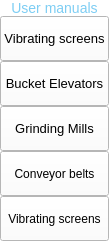
                 <widget class="QFrame" name="extraRightBox">
                  <property name="minimumSize">
                   <size>
                    <width>0</width>
                    <height>0</height>
                   </size>
                  </property>
                  <property name="maximumSize">
                   <size>
                    <width>0</width>
                    <height>16777215</height>
                   </size>
                  </property>
                  <property name="cursor">
                   <cursorShape>ArrowCursor</cursorShape>
                  </property>
                  <property name="styleSheet">
                   <string notr="true">

QFrame #extraRightBox{
background-color: rgb(255, 255, 255);
	border-color: rgb(111, 111, 111);

    border: 0.5px solid gray;  /* Grosor del borde y color (puedes ajustarlos) */
	
    border-radius: 5px;  /* Borde redondeado (opcional) */
}

</string>
                  </property>
                  <property name="frameShape">
                   <enum>QFrame::NoFrame</enum>
                  </property>
                  <property name="frameShadow">
                   <enum>QFrame::Raised</enum>
                  </property>
                  <layout class="QVBoxLayout" name="verticalLayout_7">
                   <property name="spacing">
                    <number>0</number>
                   </property>
                   <property name="leftMargin">
                    <number>0</number>
                   </property>
                   <property name="topMargin">
                    <number>0</number>
                   </property>
                   <property name="rightMargin">
                    <number>0</number>
                   </property>
                   <property name="bottomMargin">
                    <number>0</number>
                   </property>
                   <item>
                    <widget class="QFrame" name="themeSettingsTopDetail">
                     <property name="maximumSize">
                      <size>
                       <width>16777215</width>
                       <height>3</height>
                      </size>
                     </property>
                     <property name="frameShape">
                      <enum>QFrame::NoFrame</enum>
                     </property>
                     <property name="frameShadow">
                      <enum>QFrame::Raised</enum>
                     </property>
                    </widget>
                   </item>
                   <item>
                    <widget class="QFrame" name="contentSettings">
                     <property name="sizePolicy">
                      <sizepolicy hsizetype="Preferred" vsizetype="Preferred">
                       <horstretch>0</horstretch>
                       <verstretch>0</verstretch>
                      </sizepolicy>
                     </property>
                     <property name="minimumSize">
                      <size>
                       <width>0</width>
                       <height>0</height>
                      </size>
                     </property>
                     <property name="styleSheet">
                      <string notr="true">background-color: rgb(255, 255, 255);</string>
                     </property>
                     <property name="frameShape">
                      <enum>QFrame::NoFrame</enum>
                     </property>
                     <property name="frameShadow">
                      <enum>QFrame::Raised</enum>
                     </property>
                     <layout class="QVBoxLayout" name="verticalLayout_13">
                      <property name="spacing">
                       <number>0</number>
                      </property>
                      <property name="leftMargin">
                       <number>0</number>
                      </property>
                      <property name="topMargin">
                       <number>0</number>
                      </property>
                      <property name="rightMargin">
                       <number>0</number>
                      </property>
                      <property name="bottomMargin">
                       <number>0</number>
                      </property>
                      <item alignment="Qt::AlignTop">
                       <widget class="QFrame" name="topMenus">
                        <property name="sizePolicy">
                         <sizepolicy hsizetype="Preferred" vsizetype="Preferred">
                          <horstretch>0</horstretch>
                          <verstretch>0</verstretch>
                         </sizepolicy>
                        </property>
                        <property name="minimumSize">
                         <size>
                          <width>0</width>
                          <height>0</height>
                         </size>
                        </property>
                        <property name="styleSheet">
                         <string notr="true">QPushButton:hover {
    font-size: 15px;
	background-color: rgb(204, 232, 255);

}</string>
                        </property>
                        <property name="frameShape">
                         <enum>QFrame::NoFrame</enum>
                        </property>
                        <property name="frameShadow">
                         <enum>QFrame::Raised</enum>
                        </property>
                        <layout class="QVBoxLayout" name="verticalLayout_14">
                         <property name="spacing">
                          <number>0</number>
                         </property>
                         <property name="leftMargin">
                          <number>0</number>
                         </property>
                         <property name="topMargin">
                          <number>0</number>
                         </property>
                         <property name="rightMargin">
                          <number>0</number>
                         </property>
                         <property name="bottomMargin">
                          <number>0</number>
                         </property>
                         <item>
                          <widget class="QLabel" name="label_197">
                           <property name="styleSheet">
                            <string notr="true">color:rgb(125, 205, 243);
font:14px</string>
                           </property>
                           <property name="text">
                            <string>User manuals</string>
                           </property>
                           <property name="alignment">
                            <set>Qt::AlignCenter</set>
                           </property>
                           <property name="margin">
                            <number>5</number>
                           </property>
                          </widget>
                         </item>
                         <item>
                          <widget class="QPushButton" name="btn_manual_zaranda">
                           <property name="sizePolicy">
                            <sizepolicy hsizetype="Expanding" vsizetype="Fixed">
                             <horstretch>0</horstretch>
                             <verstretch>0</verstretch>
                            </sizepolicy>
                           </property>
                           <property name="minimumSize">
                            <size>
                             <width>0</width>
                             <height>45</height>
                            </size>
                           </property>
                           <property name="font">
                            <font>
                             <family>Segoe UI</family>
                             <pointsize>10</pointsize>
                             <italic>false</italic>
                             <bold>false</bold>
                            </font>
                           </property>
                           <property name="cursor">
                            <cursorShape>PointingHandCursor</cursorShape>
                           </property>
                           <property name="layoutDirection">
                            <enum>Qt::LeftToRight</enum>
                           </property>
                           <property name="styleSheet">
                            <string notr="true">background-image: url(:/icons/images/icons/informacion.png);</string>
                           </property>
                           <property name="text">
                            <string>Vibrating screens</string>
                           </property>
                          </widget>
                         </item>
                         <item>
                          <widget class="QPushButton" name="btn_manual_elevador">
                           <property name="sizePolicy">
                            <sizepolicy hsizetype="Expanding" vsizetype="Fixed">
                             <horstretch>0</horstretch>
                             <verstretch>0</verstretch>
                            </sizepolicy>
                           </property>
                           <property name="minimumSize">
                            <size>
                             <width>0</width>
                             <height>45</height>
                            </size>
                           </property>
                           <property name="font">
                            <font>
                             <family>Segoe UI</family>
                             <pointsize>10</pointsize>
                             <italic>false</italic>
                             <bold>false</bold>
                            </font>
                           </property>
                           <property name="cursor">
                            <cursorShape>PointingHandCursor</cursorShape>
                           </property>
                           <property name="layoutDirection">
                            <enum>Qt::LeftToRight</enum>
                           </property>
                           <property name="styleSheet">
                            <string notr="true">background-image: url(:/icons/images/icons/informacion.png);</string>
                           </property>
                           <property name="text">
                            <string>Bucket Elevators</string>
                           </property>
                          </widget>
                         </item>
                         <item>
                          <widget class="QPushButton" name="btn_manual_molino">
                           <property name="sizePolicy">
                            <sizepolicy hsizetype="Expanding" vsizetype="Fixed">
                             <horstretch>0</horstretch>
                             <verstretch>0</verstretch>
                            </sizepolicy>
                           </property>
                           <property name="minimumSize">
                            <size>
                             <width>0</width>
                             <height>45</height>
                            </size>
                           </property>
                           <property name="font">
                            <font>
                             <family>Segoe UI</family>
                             <pointsize>10</pointsize>
                             <italic>false</italic>
                             <bold>false</bold>
                            </font>
                           </property>
                           <property name="cursor">
                            <cursorShape>PointingHandCursor</cursorShape>
                           </property>
                           <property name="layoutDirection">
                            <enum>Qt::LeftToRight</enum>
                           </property>
                           <property name="styleSheet">
                            <string notr="true">background-image: url(:/icons/images/icons/informacion.png);</string>
                           </property>
                           <property name="text">
                            <string>Grinding Mills</string>
                           </property>
                          </widget>
                         </item>
                         <item>
                          <widget class="QPushButton" name="btn_manual_banda">
                           <property name="minimumSize">
                            <size>
                             <width>0</width>
                             <height>45</height>
                            </size>
                           </property>
                           <property name="whatsThis">
                            <string>&lt;html&gt;&lt;head/&gt;&lt;body&gt;&lt;p align=&quot;center&quot;&gt;&lt;span style=&quot; font-weight:700; color:#bc56ae;&quot;&gt;Bandas transportadoras&lt;/span&gt;&lt;/p&gt;&lt;/body&gt;&lt;/html&gt;</string>
                           </property>
                           <property name="styleSheet">
                            <string notr="true">background-image: url(:/icons/images/icons/informacion.png);</string>
                           </property>
                           <property name="text">
                            <string>Conveyor belts</string>
                           </property>
                          </widget>
                         </item>
                         <item>
                          <widget class="QPushButton" name="btn_manual_tornillo">
                           <property name="minimumSize">
                            <size>
                             <width>0</width>
                             <height>45</height>
                            </size>
                           </property>
                           <property name="cursor">
                            <cursorShape>PointingHandCursor</cursorShape>
                           </property>
                           <property name="styleSheet">
                            <string notr="true">background-image: url(:/icons/images/icons/informacion.png);</string>
                           </property>
                           <property name="text">
                            <string>Vibrating screens</string>
                           </property>
                          </widget>
                         </item>
                        </layout>
                        <zorder>btn_manual_zaranda</zorder>
                        <zorder>btn_manual_molino</zorder>
                        <zorder>btn_manual_elevador</zorder>
                        <zorder>btn_manual_banda</zorder>
                        <zorder>label_197</zorder>
                        <zorder>btn_manual_tornillo</zorder>
                       </widget>
                      </item>
                     </layout>
                    </widget>
                   </item>
                  </layout>
                 </widget>
